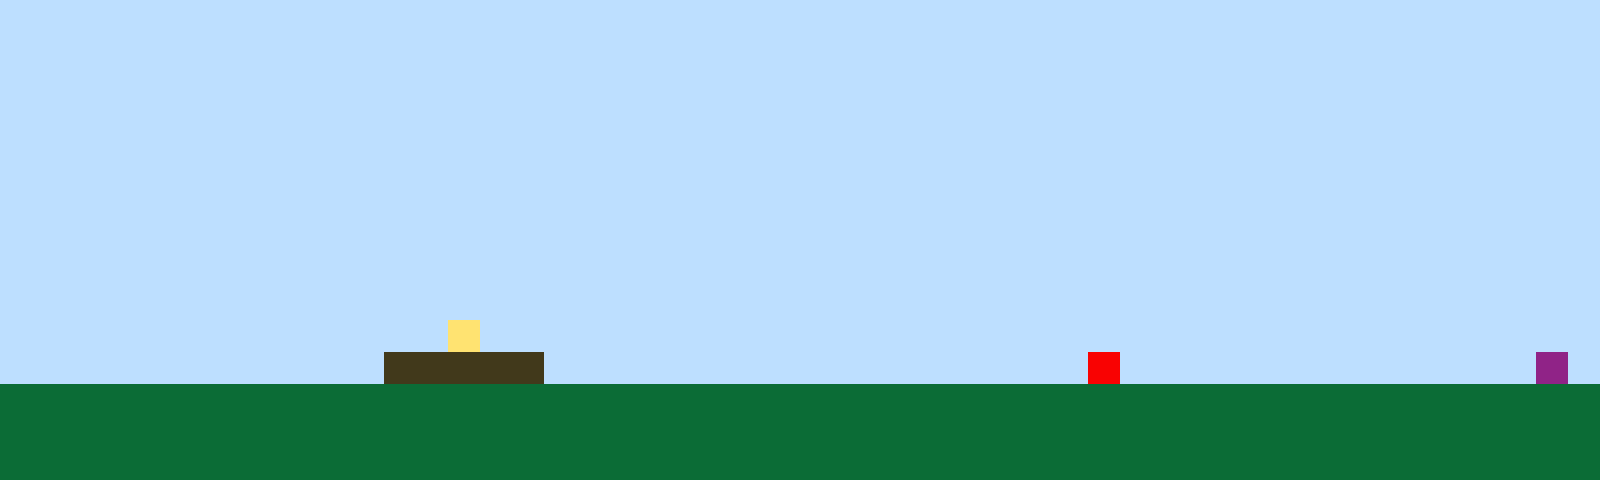

A 2D game scene composited from a Tiled map and its tileset images. What follows is a short description and the map's XML, with every tile layer's data as written:
An orthogonal 50x15 tile map with 32x32 px tiles, 1 tile layer (Tile Layer 1).

<map version="1.10" tiledversion="1.11.2" orientation="orthogonal" renderorder="right-up" width="50" height="15" tilewidth="32" tileheight="32" infinite="0" nextlayerid="2" nextobjectid="1"><editorsettings><export target="map1.csv" format="csv" /></editorsettings><tileset firstgid="1" name="sprites" tilewidth="32" tileheight="32" tilecount="6" columns="3"><image source="sprites.png" width="96" height="64" /></tileset><layer id="1" name="Tile Layer 1" width="50" height="15"><data encoding="csv">1,1,1,1,1,1,1,1,1,1,1,1,1,1,1,1,1,1,1,1,1,1,1,1,1,1,1,1,1,1,1,1,1,1,1,1,1,1,1,1,1,1,1,1,1,1,1,1,1,1,1,1,1,1,1,1,1,1,1,1,1,1,1,1,1,1,1,1,1,1,1,1,1,1,1,1,1,1,1,1,1,1,1,1,1,1,1,1,1,1,1,1,1,1,1,1,1,1,1,1,1,1,1,1,1,1,1,1,1,1,1,1,1,1,1,1,1,1,1,1,1,1,1,1,1,1,1,1,1,1,1,1,1,1,1,1,1,1,1,1,1,1,1,1,1,1,1,1,1,1,1,1,1,1,1,1,1,1,1,1,1,1,1,1,1,1,1,1,1,1,1,1,1,1,1,1,1,1,1,1,1,1,1,1,1,1,1,1,1,1,1,1,1,1,1,1,1,1,1,1,1,1,1,1,1,1,1,1,1,1,1,1,1,1,1,1,1,1,1,1,1,1,1,1,1,1,1,1,1,1,1,1,1,1,1,1,1,1,1,1,1,1,1,1,1,1,1,1,1,1,1,1,1,1,1,1,1,1,1,1,1,1,1,1,1,1,1,1,1,1,1,1,1,1,1,1,1,1,1,1,1,1,1,1,1,1,1,1,1,1,1,1,1,1,1,1,1,1,1,1,1,1,1,1,1,1,1,1,1,1,1,1,1,1,1,1,1,1,1,1,1,1,1,1,1,1,1,1,1,1,1,1,1,1,1,1,1,1,1,1,1,1,1,1,1,1,1,1,1,1,1,1,1,1,1,1,1,1,1,1,1,1,1,1,1,1,1,1,1,1,1,1,1,1,1,1,1,1,1,1,1,1,1,1,1,1,1,1,1,1,1,1,1,1,1,1,1,1,1,1,1,1,1,1,1,1,1,1,1,1,1,1,1,1,1,1,1,1,1,1,1,1,1,1,1,1,1,1,1,1,1,1,1,1,1,1,1,1,1,1,1,1,1,1,1,1,1,1,1,1,1,1,1,1,1,1,1,1,1,1,1,1,1,1,1,1,1,1,1,1,1,1,1,1,1,1,1,1,1,1,1,1,1,1,1,1,1,1,1,1,1,1,1,1,1,1,1,1,1,1,1,1,1,1,1,1,1,1,1,1,1,1,1,1,4,1,1,1,1,1,1,1,1,1,1,1,1,1,1,1,1,1,1,1,1,1,1,1,1,1,1,1,1,1,1,1,1,1,1,1,1,1,1,1,1,1,1,1,1,1,1,1,3,3,3,3,3,1,1,1,1,1,1,1,1,1,1,1,1,1,1,1,1,1,5,1,1,1,1,1,1,1,1,1,1,1,1,1,6,1,2,2,2,2,2,2,2,2,2,2,2,2,2,2,2,2,2,2,2,2,2,2,2,2,2,2,2,2,2,2,2,2,2,2,2,2,2,2,2,2,2,2,2,2,2,2,2,2,2,2,2,2,2,2,2,2,2,2,2,2,2,2,2,2,2,2,2,2,2,2,2,2,2,2,2,2,2,2,2,2,2,2,2,2,2,2,2,2,2,2,2,2,2,2,2,2,2,2,2,2,2,2,2,2,2,2,2,2,2,2,2,2,2,2,2,2,2,2,2,2,2,2,2,2,2,2,2,2,2,2,2,2,2,2,2,2,2,2,2,2,2,2,2,2,2,2,2,2,2,2</data></layer></map>
